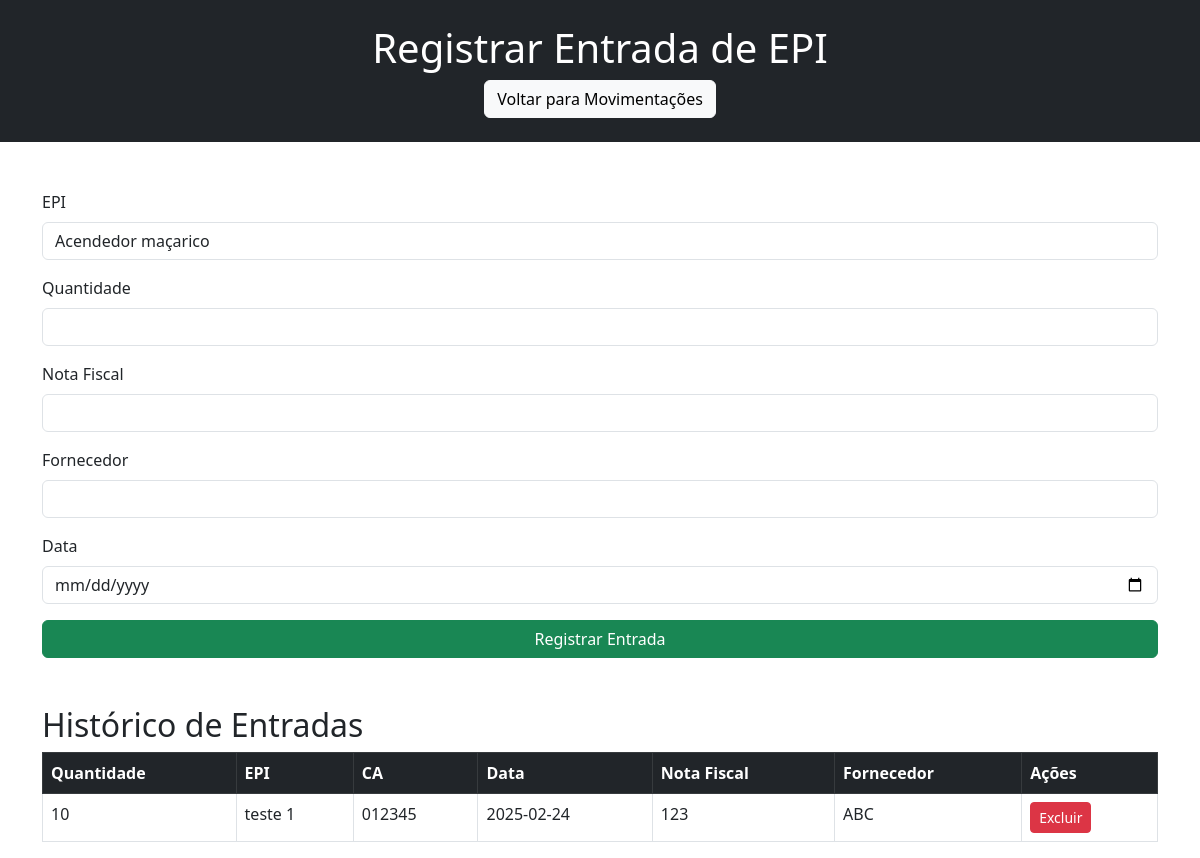
/entrada, run on the app's committed database.
### tables this page shows
CREATE TABLE entradas (
                            id INTEGER PRIMARY KEY AUTOINCREMENT,
                            epi_id INTEGER,
                            quantidade INTEGER,
                            data DATE,
                            nota_fiscal TEXT,
                            fornecedor TEXT,
                            FOREIGN KEY (epi_id) REFERENCES epis (id));

CREATE TABLE epis (
                            id INTEGER PRIMARY KEY AUTOINCREMENT,
                            nome TEXT NOT NULL,
                            ca TEXT NOT NULL,
                            vencimento DATE NOT NULL,
                            estoque_min INTEGER NOT NULL,
                            estoque_max INTEGER NOT NULL,
                            estoque_atual INTEGER NOT NULL DEFAULT 0,
                            preco REAL NOT NULL,
                            fabricante TEXT);

### app.py (the view, shortened to what this page needs)
@app.route('/entrada', methods=["GET", "POST"])
def entrada():
    with connect_db() as conn:
        cursor = conn.cursor()
        cursor.execute('''SELECT id, nome FROM epis''')
        epis_data = cursor.fetchall()
    with connect_db() as conn:
        cursor = conn.cursor()
        cursor.execute('''SELECT en.quantidade, e.nome, e.ca, en.data, en.nota_fiscal, en.fornecedor
                          FROM entradas en
                          JOIN epis e ON en.epi_id = e.id
                          ORDER BY en.data DESC''')
        entradas_data = cursor.fetchall()
    return render_template('entrada.html', epis=epis_data, entradas=entradas_data)

### app.py (called while the page is built)
def connect_db():
    return sqlite3.connect('empresa.db')

### templates/entrada.html (shortened to what this page needs)
<!DOCTYPE html>
<html lang="pt-br">
<head>
    <link href="https://cdn.jsdelivr.net/npm/bootstrap@5.3.0-alpha1/dist/css/bootstrap.min.css" rel="stylesheet">
</head>
<body>
<header class="bg-dark text-white text-center py-4">
    <h1>Registrar Entrada de EPI</h1>
    <a class="btn btn-light" href="{{ url_for('movimentacoes') }}">Voltar para Movimentações</a>
</header>
<main class="container mt-5">
    <form action="{{ url_for('entrada') }}" method="POST">
        <div class="mb-3">
            <label for="epi_id" class="form-label">EPI</label>
            <select name="epi_id" class="form-control" id="epi_id" required>
                {% for epi in epis %}
                    <option value="{{ epi[0] }}">{{ epi[1] }}</option>
                {% endfor %}
            </select>
        </div>
        <div class="mb-3">
            <label for="quantidade" class="form-label">Quantidade</label>
            <input type="number" name="quantidade" class="form-control" required>
        </div>
        <div class="mb-3">
            <label for="nota_fiscal" class="form-label">Nota Fiscal</label>
            <input type="number" name="nota_fiscal" class="form-control" required>
        </div>
        <div class="mb-3">
            <label for="fornecedor" class="form-label">Fornecedor</label>
            <input type="text" name="fornecedor" class="form-control" required>
        </div>
        <div class="mb-3">
            <label for="data" class="form-label">Data</label>
            <input type="date" name="data" class="form-control" required>
        </div>
        <button type="submit" class="btn btn-success w-100">Registrar Entrada</button>
    </form>
    <h2 class="mt-5">Histórico de Entradas</h2>
    <table class="table table-bordered table-hover">
        <thead class="table-dark">
            <tr>
                <th>Quantidade</th>
                <th>EPI</th>
                <th>CA</th>
                <th>Data</th>
                <th>Nota Fiscal</th>
                <th>Fornecedor</th>
                <th>Ações</th>
            </tr>
        </thead>
        <tbody>
            {% for entrada in entradas %}
                <tr>
                    <td>{{ entrada[0] }}</td>
                    <td>{{ entrada[1] }}</td>
                    <td>{{ entrada[2] }}</td>
                    <td>{{ entrada[3] }}</td>
                    <td>{{ entrada[4] }}</td>
                    <td>{{ entrada[5] }}</td>
                    <td>
                        <a href="#" onclick="openDeleteModal('{{ url_for('excluir_entrada', id=entrada[0]) }}')" class="btn btn-danger btn-sm">
                             Excluir
                        </a>
                    </td>
                </tr>
            {% endfor %}
        </tbody>
    </table>
</main>
</body>
</html>

### data on the page
entradas: quantidade "10", nome "teste 1", ca "012345", data "2025-02-24", nota_fiscal "123", fornecedor "ABC"

### other printed values
form field epi_id "Acendedor maçarico"
